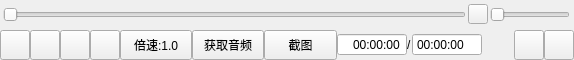
<?xml version="1.0" encoding="UTF-8"?>
<ui version="4.0">
 <class>CtrlBar</class>
 <widget class="QWidget" name="CtrlBar">
  <property name="geometry">
   <rect>
    <x>0</x>
    <y>0</y>
    <width>574</width>
    <height>60</height>
   </rect>
  </property>
  <property name="maximumSize">
   <size>
    <width>16777215</width>
    <height>60</height>
   </size>
  </property>
  <property name="windowTitle">
   <string>Form</string>
  </property>
  <layout class="QVBoxLayout" name="verticalLayout">
   <property name="spacing">
    <number>0</number>
   </property>
   <property name="leftMargin">
    <number>0</number>
   </property>
   <property name="topMargin">
    <number>0</number>
   </property>
   <property name="rightMargin">
    <number>0</number>
   </property>
   <property name="bottomMargin">
    <number>0</number>
   </property>
   <item>
    <widget class="QWidget" name="PlaySliderBgWidget" native="true">
     <layout class="QHBoxLayout" name="horizontalLayout">
      <property name="spacing">
       <number>0</number>
      </property>
      <property name="leftMargin">
       <number>3</number>
      </property>
      <property name="topMargin">
       <number>0</number>
      </property>
      <property name="rightMargin">
       <number>0</number>
      </property>
      <property name="bottomMargin">
       <number>0</number>
      </property>
      <item>
       <widget class="CustomSlider" name="PlaySlider">
        <property name="maximum">
         <number>65536</number>
        </property>
        <property name="orientation">
         <enum>Qt::Orientation::Horizontal</enum>
        </property>
       </widget>
      </item>
      <item>
       <widget class="QWidget" name="VolumeBgWidget" native="true">
        <property name="maximumSize">
         <size>
          <width>108</width>
          <height>25</height>
         </size>
        </property>
        <layout class="QHBoxLayout" name="horizontalLayout_3">
         <property name="spacing">
          <number>0</number>
         </property>
         <property name="leftMargin">
          <number>0</number>
         </property>
         <property name="topMargin">
          <number>0</number>
         </property>
         <property name="rightMargin">
          <number>0</number>
         </property>
         <property name="bottomMargin">
          <number>0</number>
         </property>
         <item>
          <widget class="QPushButton" name="VolumeBtn">
           <property name="minimumSize">
            <size>
             <width>20</width>
             <height>20</height>
            </size>
           </property>
           <property name="maximumSize">
            <size>
             <width>20</width>
             <height>20</height>
            </size>
           </property>
           <property name="text">
            <string/>
           </property>
          </widget>
         </item>
         <item>
          <widget class="CustomSlider" name="VolumeSlider">
           <property name="minimumSize">
            <size>
             <width>80</width>
             <height>25</height>
            </size>
           </property>
           <property name="maximumSize">
            <size>
             <width>80</width>
             <height>25</height>
            </size>
           </property>
           <property name="orientation">
            <enum>Qt::Orientation::Horizontal</enum>
           </property>
          </widget>
         </item>
        </layout>
       </widget>
      </item>
     </layout>
    </widget>
   </item>
   <item>
    <layout class="QHBoxLayout" name="CtrlBtnLayout">
     <property name="spacing">
      <number>0</number>
     </property>
     <item>
      <widget class="QPushButton" name="PlayOrPauseBtn">
       <property name="minimumSize">
        <size>
         <width>30</width>
         <height>30</height>
        </size>
       </property>
       <property name="maximumSize">
        <size>
         <width>30</width>
         <height>30</height>
        </size>
       </property>
       <property name="text">
        <string/>
       </property>
      </widget>
     </item>
     <item>
      <widget class="QPushButton" name="OverPlayBtn">
       <property name="minimumSize">
        <size>
         <width>30</width>
         <height>30</height>
        </size>
       </property>
       <property name="maximumSize">
        <size>
         <width>30</width>
         <height>30</height>
        </size>
       </property>
       <property name="text">
        <string/>
       </property>
      </widget>
     </item>
     <item>
      <widget class="QPushButton" name="BackBtn">
       <property name="minimumSize">
        <size>
         <width>30</width>
         <height>30</height>
        </size>
       </property>
       <property name="maximumSize">
        <size>
         <width>30</width>
         <height>30</height>
        </size>
       </property>
       <property name="text">
        <string/>
       </property>
      </widget>
     </item>
     <item>
      <widget class="QPushButton" name="NextBtn">
       <property name="minimumSize">
        <size>
         <width>30</width>
         <height>30</height>
        </size>
       </property>
       <property name="maximumSize">
        <size>
         <width>30</width>
         <height>30</height>
        </size>
       </property>
       <property name="text">
        <string/>
       </property>
      </widget>
     </item>
     <item>
      <widget class="QPushButton" name="SpeedBtn">
       <property name="minimumSize">
        <size>
         <width>30</width>
         <height>30</height>
        </size>
       </property>
       <property name="maximumSize">
        <size>
         <width>100</width>
         <height>30</height>
        </size>
       </property>
       <property name="text">
        <string>倍速:1.0</string>
       </property>
      </widget>
     </item>
     <item>
      <widget class="QPushButton" name="ExtractAudioBtn">
       <property name="minimumSize">
        <size>
         <width>30</width>
         <height>30</height>
        </size>
       </property>
       <property name="maximumSize">
        <size>
         <width>100</width>
         <height>30</height>
        </size>
       </property>
       <property name="text">
        <string>获取音频</string>
       </property>
      </widget>
     </item>
     <item>
      <widget class="QPushButton" name="ScreenshotBtn">
       <property name="minimumSize">
        <size>
         <width>30</width>
         <height>30</height>
        </size>
       </property>
       <property name="maximumSize">
        <size>
         <width>100</width>
         <height>30</height>
        </size>
       </property>
       <property name="text">
        <string>截图</string>
       </property>
      </widget>
     </item>
     <item>
      <widget class="QTimeEdit" name="VideoPlayTimeTimeEdit">
       <property name="minimumSize">
        <size>
         <width>70</width>
         <height>0</height>
        </size>
       </property>
       <property name="maximumSize">
        <size>
         <width>70</width>
         <height>16777215</height>
        </size>
       </property>
       <property name="alignment">
        <set>Qt::AlignmentFlag::AlignRight|Qt::AlignmentFlag::AlignTrailing|Qt::AlignmentFlag::AlignVCenter</set>
       </property>
       <property name="readOnly">
        <bool>true</bool>
       </property>
       <property name="buttonSymbols">
        <enum>QAbstractSpinBox::ButtonSymbols::NoButtons</enum>
       </property>
       <property name="displayFormat">
        <string>HH:mm:ss</string>
       </property>
      </widget>
     </item>
     <item>
      <widget class="QLabel" name="TimeSplitLabel">
       <property name="maximumSize">
        <size>
         <width>8</width>
         <height>16777215</height>
        </size>
       </property>
       <property name="text">
        <string>/</string>
       </property>
      </widget>
     </item>
     <item>
      <widget class="QTimeEdit" name="VideoTotalTimeTimeEdit">
       <property name="minimumSize">
        <size>
         <width>70</width>
         <height>0</height>
        </size>
       </property>
       <property name="maximumSize">
        <size>
         <width>70</width>
         <height>16777215</height>
        </size>
       </property>
       <property name="readOnly">
        <bool>true</bool>
       </property>
       <property name="buttonSymbols">
        <enum>QAbstractSpinBox::ButtonSymbols::NoButtons</enum>
       </property>
       <property name="displayFormat">
        <string>HH:mm:ss</string>
       </property>
      </widget>
     </item>
     <item>
      <spacer name="horizontalSpacer">
       <property name="orientation">
        <enum>Qt::Orientation::Horizontal</enum>
       </property>
       <property name="sizeHint" stdset="0">
        <size>
         <width>40</width>
         <height>20</height>
        </size>
       </property>
      </spacer>
     </item>
     <item>
      <widget class="QPushButton" name="PlayListCtlBtn">
       <property name="minimumSize">
        <size>
         <width>30</width>
         <height>30</height>
        </size>
       </property>
       <property name="maximumSize">
        <size>
         <width>30</width>
         <height>30</height>
        </size>
       </property>
       <property name="text">
        <string/>
       </property>
      </widget>
     </item>
     <item>
      <widget class="QPushButton" name="SettingBtn">
       <property name="minimumSize">
        <size>
         <width>30</width>
         <height>30</height>
        </size>
       </property>
       <property name="maximumSize">
        <size>
         <width>30</width>
         <height>30</height>
        </size>
       </property>
       <property name="text">
        <string/>
       </property>
      </widget>
     </item>
    </layout>
   </item>
  </layout>
 </widget>
 <customwidgets>
  <customwidget>
   <class>CustomSlider</class>
   <extends>QSlider</extends>
   <header>customslider.h</header>
  </customwidget>
 </customwidgets>
 <resources/>
 <connections/>
</ui>
